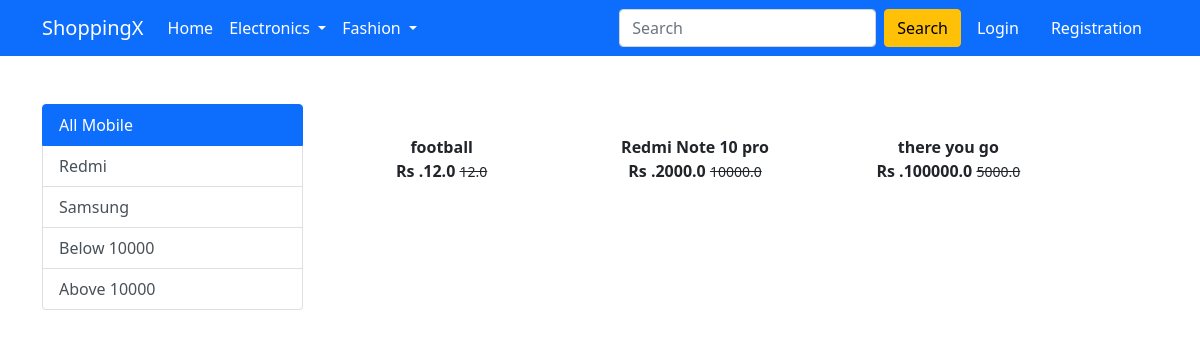
/mobile/, run on the app's committed database.
### app/models.py (models this page shows, shortened)
class Product(models.Model):
    title=models.CharField(max_length=100)
    selling_price=models.FloatField()
    discounted_price=models.FloatField()
    description=models.TextField()
    brand=models.CharField(max_length=100)
    category=models.CharField(choices=category_choices,max_length=2)
    product_image=models.ImageField(upload_to='productimg')

### app/views.py (the view)
# urls.py: path('mobile/', views.mobile, name='mobile'),
def mobile(request, data=None):
    if data == None:
        mobiles = Product.objects.filter(category='M')
    elif data == 'Redmi' or data == 'Samsung':
        mobiles = Product.objects.filter(category='M').filter(brand=data)
    elif data == 'below':
        mobiles = Product.objects.filter(
            category='M').filter(discounted_price__lt=10000)
    elif data == 'above':
        mobiles = Product.objects.filter(
            category='M').filter(discounted_price__gt=10000)
    return render(request, 'app/mobile.html', {'mobiles': mobiles})

### app/templates/app/mobile.html (shortened to what this page needs)
{% extends 'app/base.html' %}
{% load static %}
{% block main-content %}
<div class="container my-5">
 <div class="row">
  <div class="col-sm-3">
   <div class="list-group">
       <a href="{% url 'mobile' %}" class="list-group-item list-group-item-action active" aria-current='true'>All Mobile</a>
       <a href="{% url 'mobiledata' 'Redmi' %}" class="list-group-item list-group-item-action" aria-current='true'>Redmi</a>
       <a href="{% url 'mobiledata' 'Samsung' %}" class="list-group-item list-group-item-action">Samsung</a>
       <a href="{% url 'mobiledata' 'below' %}" class="list-group-item list-group-item-action">Below 10000</a>
       <a href="{% url 'mobiledata' 'above' %}" class="list-group-item list-group-item-action">Above 10000</a>
   </div>
  </div>
 <div class="col-sm-8">
    <div class="row">
        {% for product in mobiles %}
        <div class='col-sm-4 text-center mb-4'>
        <a href="{% url 'product-detail' product.id %}" class="btn">
        <div class="item">
            <div class="fw-bold">{{product.title}}</div>
            <div class="fw-bold">Rs .{{product.discounted_price}}
            <small class="fw-light text-decoration-line-through">{{product.selling_price}}</small></div>
        </div>
        </a>
        </div>
        {% endfor %}
 </div>
</div>
{% endblock main-content %}

### app/templates/app/base.html (shortened to what this page needs)
<!doctype html>
{% load static %}
<html lang="en">
  <head>
    <link href="https://cdn.jsdelivr.net/npm/bootstrap@5.0.0-beta1/dist/css/bootstrap.min.css" rel="stylesheet">
    <link rel="stylesheet" href="{% static 'app/css/owl.carousel.min.css' %}">
    <link rel="stylesheet" href="{% static 'app/css/all.min.css' %}">
    <link rel="stylesheet" href="{% static 'app/css/style.css' %}">
  </head>
  <body>
    <nav class="navbar navbar-expand-lg navbar-dark bg-primary">
     <div class="container">
       <a class="navbar-brand" href="/">ShoppingX</a>
       <div class="collapse navbar-collapse" id="navbarSupportedContent">
         <ul class="navbar-nav me-auto mb-2 mb-lg-0">
           <li class="nav-item">
             <a class="nav-link active" aria-current="page" href="/">Home</a>
           </li>
           <li class="nav-item dropdown">
             <a class="nav-link dropdown-toggle text-white" href="#" id="electronicsDropdown" role="button" data-bs-toggle="dropdown" aria-expanded="false">
               Electronics
             </a>
           </li>
           <li class="nav-item dropdown">
             <a class="nav-link dropdown-toggle text-white" href="#" id="fashionDropdown" role="button" data-bs-toggle="dropdown" aria-expanded="false">
               Fashion
             </a>
           </li>
         </ul>
         <form class="d-flex">
           <input class="form-control me-2" type="search" placeholder="Search" aria-label="Search">
           <button class="btn btn-warning" type="submit">Search</button>
         </form>
         <div>
          <ul class="navbar-nav me-auto mb-2 mb-lg-0">
          {% if request.user.is_authenticated %}
          <li class="nav-item dropdown mx-2">
            <a class="nav-link dropdown-toggle text-white" href="#" id="profileDropdown" role="button" data-bs-toggle="dropdown" aria-expanded="false">
              {{request.user.username|capfirst}}
            </a>
            <ul class="dropdown-menu" aria-labelledby="profileDropdown">
              <li><a class="dropdown-item" href="{% url 'profile' %}">Profile</a></li>
              <li><a class="dropdown-item" href="{% url 'orders' %}">Orders</a></li>
              <li><a class="dropdown-item" href="{% url 'passwordchange' %}">Change Password</a></li>
              <li><a class="dropdown-item" href="{% url 'logout' %}">Logout</a></li>
            </ul>
          </li>
          <li class="nav-item mx-2">
          <a href="{% url 'sellwithus' %}" class="nav-link text-white">Sell with us</a>
          </li>
            <li class="nav-item mx-2">
             <a href="{% url 'showcart' %}" class="nav-link text-white"><span class="badge bg-danger">4</span> Cart </a>
            </li>
          {% else %}
            <li class="nav-item mx-2">
             <a href="{% url 'login' %}" class="nav-link text-white">Login</a>
            </li>
            <li class="nav-item mx-2">
             <a href="{% url 'customerregistration' %}" class="nav-link text-white">Registration</a>
            </li>
          {% endif %}
          </ul>
         </div>
       </div>
     </div>
    </nav>
    {% block main-content %} {% endblock main-content %}
  </body>
</html>

### data on the page
Product: title "football", discounted_price "12.0", selling_price "12.0"
Product: title "Redmi Note 10 pro", discounted_price "2000.0", selling_price "10000.0"
Product: title "there you go", discounted_price "100000.0", selling_price "5000.0"
